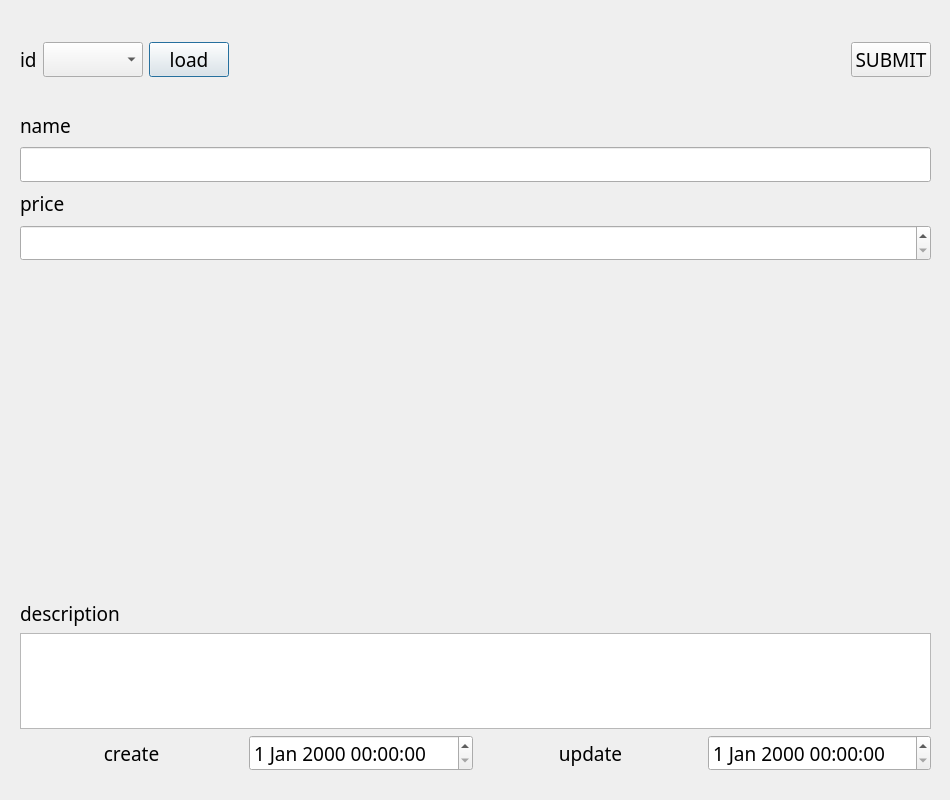
<?xml version="1.0" encoding="UTF-8"?>
<ui version="4.0">
 <class>Dialog</class>
 <widget class="QDialog" name="Dialog">
  <property name="geometry">
   <rect>
    <x>0</x>
    <y>0</y>
    <width>950</width>
    <height>800</height>
   </rect>
  </property>
  <property name="font">
   <font>
    <family>굴림</family>
    <pointsize>14</pointsize>
   </font>
  </property>
  <property name="windowTitle">
   <string>Dialog</string>
  </property>
  <widget class="QWidget" name="gridLayoutWidget_3">
   <property name="geometry">
    <rect>
     <x>20</x>
     <y>20</y>
     <width>911</width>
     <height>80</height>
    </rect>
   </property>
   <layout class="QGridLayout" name="gridLayout_4">
    <item row="0" column="2">
     <widget class="QPushButton" name="loadBtn">
      <property name="text">
       <string>load</string>
      </property>
     </widget>
    </item>
    <item row="0" column="1">
     <widget class="QComboBox" name="idComboBox"/>
    </item>
    <item row="0" column="4">
     <spacer name="horizontalSpacer">
      <property name="orientation">
       <enum>Qt::Horizontal</enum>
      </property>
      <property name="sizeHint" stdset="0">
       <size>
        <width>40</width>
        <height>20</height>
       </size>
      </property>
     </spacer>
    </item>
    <item row="0" column="0">
     <widget class="QLabel" name="label_12">
      <property name="text">
       <string>id</string>
      </property>
     </widget>
    </item>
    <item row="0" column="5">
     <widget class="QPushButton" name="submitBtn">
      <property name="text">
       <string>SUBMIT</string>
      </property>
     </widget>
    </item>
   </layout>
  </widget>
  <widget class="QWidget" name="gridLayoutWidget">
   <property name="geometry">
    <rect>
     <x>20</x>
     <y>600</y>
     <width>911</width>
     <height>171</height>
    </rect>
   </property>
   <layout class="QGridLayout" name="gridLayout_2">
    <item row="1" column="0" colspan="4">
     <widget class="QPlainTextEdit" name="descriptionPlainTextEdit">
      <property name="plainText">
       <string/>
      </property>
     </widget>
    </item>
    <item row="2" column="2">
     <widget class="QLabel" name="label_17">
      <property name="text">
       <string>update</string>
      </property>
      <property name="alignment">
       <set>Qt::AlignCenter</set>
      </property>
     </widget>
    </item>
    <item row="2" column="0">
     <widget class="QLabel" name="label_16">
      <property name="text">
       <string>create</string>
      </property>
      <property name="alignment">
       <set>Qt::AlignCenter</set>
      </property>
     </widget>
    </item>
    <item row="2" column="3">
     <widget class="QDateTimeEdit" name="update_dateDateTimeEdit">
      <property name="specialValueText">
       <string> </string>
      </property>
     </widget>
    </item>
    <item row="2" column="1">
     <widget class="QDateTimeEdit" name="reg_dateDateTimeEdit">
      <property name="specialValueText">
       <string> </string>
      </property>
     </widget>
    </item>
    <item row="0" column="0" colspan="4">
     <widget class="QLabel" name="label_15">
      <property name="text">
       <string>description</string>
      </property>
     </widget>
    </item>
   </layout>
  </widget>
  <widget class="QWidget" name="gridLayoutWidget_2">
   <property name="geometry">
    <rect>
     <x>20</x>
     <y>110</y>
     <width>911</width>
     <height>151</height>
    </rect>
   </property>
   <layout class="QGridLayout" name="gridLayout_3">
    <item row="2" column="0">
     <widget class="QLabel" name="label_13">
      <property name="text">
       <string>price</string>
      </property>
     </widget>
    </item>
    <item row="0" column="0">
     <widget class="QLabel" name="label_14">
      <property name="text">
       <string>name</string>
      </property>
     </widget>
    </item>
    <item row="1" column="0">
     <widget class="QLineEdit" name="nameLineEdit"/>
    </item>
    <item row="3" column="0">
     <widget class="QDoubleSpinBox" name="priceDoubleSpinBox">
      <property name="specialValueText">
       <string> </string>
      </property>
      <property name="maximum">
       <double>999999.989999999990687</double>
      </property>
      <property name="singleStep">
       <double>0.100000000000000</double>
      </property>
     </widget>
    </item>
   </layout>
  </widget>
 </widget>
 <resources/>
 <connections/>
</ui>
